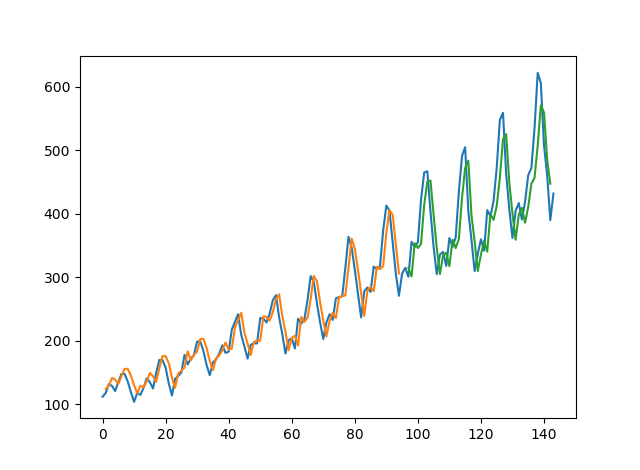

Recreate this plot in Python.
# LSTM for international airline passengers problem with regression framing
import numpy
import matplotlib.pyplot as plt
from pandas import read_csv
import math
from keras.models import Sequential
from keras.layers import Dense
from keras.layers import LSTM
from sklearn.preprocessing import MinMaxScaler
from sklearn.metrics import mean_squared_error
# convert an array of values into a dataset matrix
def create_dataset(dataset, look_back=1):
	dataX, dataY = [], []
	for i in range(len(dataset)-look_back-1):
		a = dataset[i:(i+look_back), 0]
		dataX.append(a)
		dataY.append(dataset[i + look_back, 0])
	return numpy.array(dataX), numpy.array(dataY)
# fix random seed for reproducibility
numpy.random.seed(7)
# load the dataset
dataframe = read_csv('international-airline-passengers.csv', usecols=[1], engine='python', skipfooter=3)
dataset = dataframe.values
dataset = dataset.astype('float32')
# normalize the dataset
scaler = MinMaxScaler(feature_range=(0, 1))
dataset = scaler.fit_transform(dataset)
# split into train and test sets
train_size = int(len(dataset) * 0.67)
test_size = len(dataset) - train_size
train, test = dataset[0:train_size,:], dataset[train_size:len(dataset),:]
# reshape into X=t and Y=t+1
look_back = 1
trainX, trainY = create_dataset(train, look_back)
testX, testY = create_dataset(test, look_back)
# reshape input to be [samples, time steps, features]
trainX = numpy.reshape(trainX, (trainX.shape[0], 1, trainX.shape[1]))
testX = numpy.reshape(testX, (testX.shape[0], 1, testX.shape[1]))
# create and fit the LSTM network
model = Sequential()
model.add(LSTM(4, input_shape=(1, look_back)))
model.add(Dense(1))
model.compile(loss='mean_squared_error', optimizer='adam')
model.fit(trainX, trainY, epochs=100, batch_size=1, verbose=2)
# make predictions
trainPredict = model.predict(trainX)
testPredict = model.predict(testX)
# invert predictions
trainPredict = scaler.inverse_transform(trainPredict)
trainY = scaler.inverse_transform([trainY])
testPredict = scaler.inverse_transform(testPredict)
testY = scaler.inverse_transform([testY])
# calculate root mean squared error
trainScore = math.sqrt(mean_squared_error(trainY[0], trainPredict[:,0]))
print('Train Score: %.2f RMSE' % (trainScore))
testScore = math.sqrt(mean_squared_error(testY[0], testPredict[:,0]))
print('Test Score: %.2f RMSE' % (testScore))
# shift train predictions for plotting
trainPredictPlot = numpy.empty_like(dataset)
trainPredictPlot[:, :] = numpy.nan
trainPredictPlot[look_back:len(trainPredict)+look_back, :] = trainPredict
# shift test predictions for plotting
testPredictPlot = numpy.empty_like(dataset)
testPredictPlot[:, :] = numpy.nan
testPredictPlot[len(trainPredict)+(look_back*2)+1:len(dataset)-1, :] = testPredict
# plot baseline and predictions
plt.plot(scaler.inverse_transform(dataset))
plt.plot(trainPredictPlot)
plt.plot(testPredictPlot)
plt.show()
